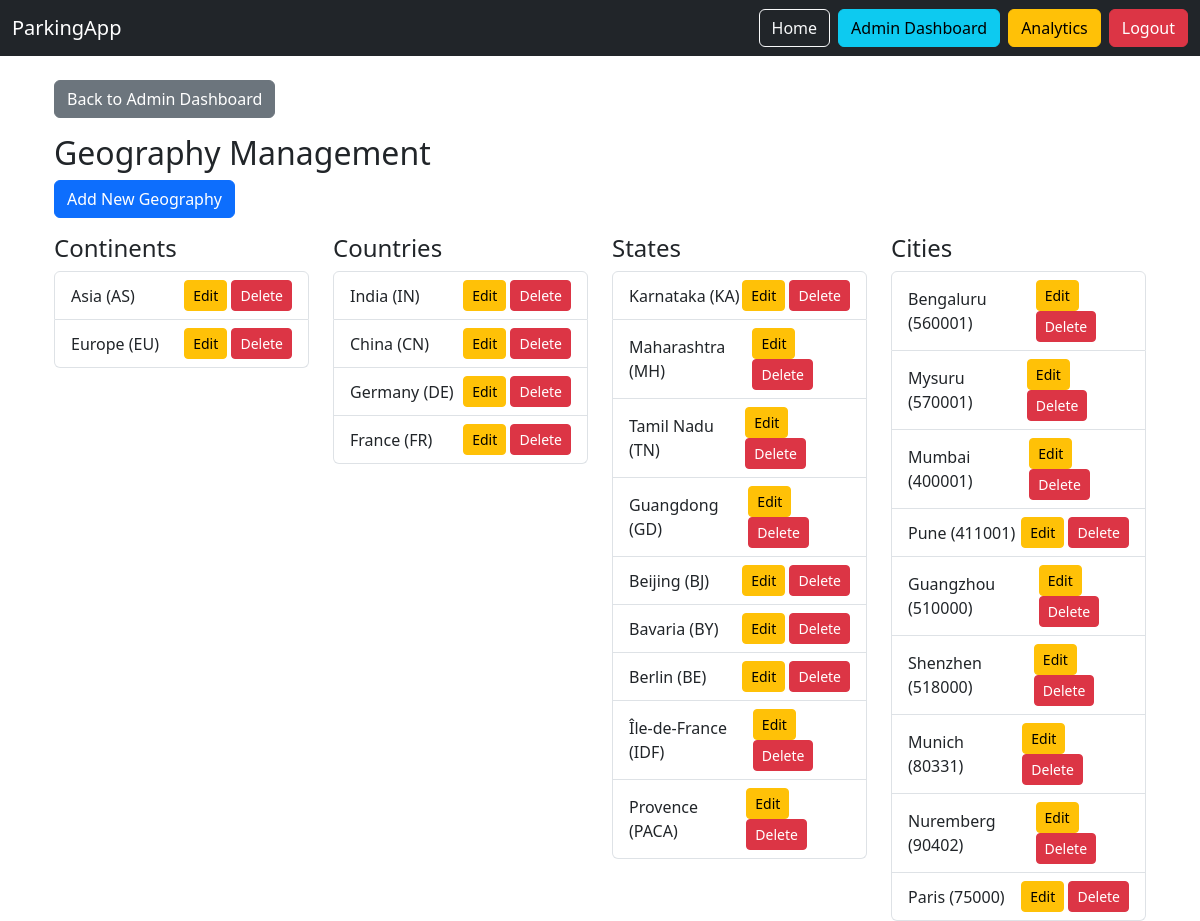
Screenshot of /admin/geography (signed in) with the database file from the repository.
### app/models/geography.py (models this page shows, shortened)
class Continent(BaseModel):
    __tablename__ = "continents"
    name = db.Column(db.String(100), unique=True, nullable=False)
    code = db.Column(db.String(10), unique=True, nullable=False)
    status = db.Column(db.Enum(GeographyStatus), default=GeographyStatus.ACTIVE, nullable=False)
    countries = db.relationship('Country', back_populates='continent', cascade='all, delete-orphan')

class Country(BaseModel):
    __tablename__ = "countries"
    name = db.Column(db.String(100), nullable=False)
    code = db.Column(db.String(3), nullable=False)  # ISO codes like USA, IND
    continent_id = db.Column(db.Integer, db.ForeignKey('continents.id'), nullable=False)
    status = db.Column(db.Enum(GeographyStatus), default=GeographyStatus.ACTIVE, nullable=False)
    continent = db.relationship('Continent', back_populates='countries')
    states = db.relationship('State', back_populates='country', cascade='all, delete-orphan')
    __table_args__ = (
        db.UniqueConstraint('name', 'continent_id', name='unique_country_per_continent'),
        db.UniqueConstraint('code', name='unique_country_code')
    )

class State(BaseModel):
    __tablename__ = "states"
    name = db.Column(db.String(100), nullable=False)
    code = db.Column(db.String(10), nullable=False)  # State code like 'KA' for Karnataka
    country_id = db.Column(db.Integer, db.ForeignKey('countries.id'), nullable=False)
    status = db.Column(db.Enum(GeographyStatus), default=GeographyStatus.ACTIVE, nullable=False)
    country = db.relationship('Country', back_populates='states')
    cities = db.relationship('City', back_populates='state', cascade='all, delete-orphan')
    __table_args__ = (
        db.UniqueConstraint('name', 'country_id', name='unique_state_per_country'),
        db.UniqueConstraint('code', 'country_id', name='unique_state_code_per_country')
    )

class City(BaseModel):
    __tablename__ = "cities"
    name = db.Column(db.String(100), nullable=False)
    state_id = db.Column(db.Integer, db.ForeignKey('states.id'), nullable=False)
    pin_code = db.Column(db.String(20), nullable=True)  # Optional pincode
    status = db.Column(db.Enum(GeographyStatus), default=GeographyStatus.ACTIVE, nullable=False)
    state = db.relationship('State', back_populates='cities')
    parking_lots = db.relationship('ParkingLot', back_populates='city', cascade='all, delete-orphan')  # Connection to parking system
    __table_args__ = (db.UniqueConstraint('name', 'state_id', name='unique_city_per_state'),)

### app/routes/admin.py (the view)
@admin_bp.route('/geography', methods=['GET'])
@require_permission(PermissionType.FULL_SYSTEM_ACCESS.value)
@refresh_db_session
def manage_geography():
    continents = Continent.query.all()
    countries = Country.query.all()
    states = State.query.all()
    cities = City.query.all()
    return render_template('admin/geography/manage.html', continents=continents, countries=countries, states=states, cities=cities)

### app/__init__.py (called while the page is built)
def create_app(config_name = 'default'):
    app = Flask(__name__)
    app.config.from_object(config[config_name])
    db.init_app(app)
    login_manager.init_app(app)
    login_manager.login_view = 'auth.login'
    jwt = JWTManager(app)
    init_database(app)  # Initialize the database with default data
    from app.models.user import User
    @login_manager.user_loader
    def load_user(user_id):
        return User.query.get(int(user_id))
    register_blueprints(app)
    return app

### app/models/user.py (called while the page is built)
    @property
    def is_active(self):
        return self.status == UserStatus.ACTIVE

### app/routes/admin.py (called while the page is built)
def refresh_db_session(func):
    @wraps(func)
    def wrapper(*args, **kwargs):
        db.session.expire_all()  # clears SQLAlchemy cache
        return func(*args, **kwargs)
    return wrapper

### app/templates/admin/geography/manage.html
{% extends 'base.html' %}
{% block content %}
<div class="container mt-4">
  <a href="{{ url_for('admin.admin_dashboard') }}" class="btn btn-secondary mb-3">Back to Admin Dashboard</a>
  <h2>Geography Management</h2>
  <a href="{{ url_for('admin.create_geography') }}" class="btn btn-primary mb-3">Add New Geography</a>
  <div class="row">
    <div class="col-md-3">
      <h4>Continents</h4>
      <ul class="list-group">
        {% for continent in continents %}
        <li class="list-group-item d-flex justify-content-between align-items-center">
          {{ continent.name }} ({{ continent.code }})
          <span>
            <a href="{{ url_for('admin.edit_geography', entity='continent', entity_id=continent.id) }}" class="btn btn-sm btn-warning">Edit</a>
            <form action="{{ url_for('admin.delete_geography', entity='continent', entity_id=continent.id) }}" method="post" style="display:inline;">
              <button type="submit" class="btn btn-sm btn-danger">Delete</button>
            </form>
          </span>
        </li>
        {% endfor %}
      </ul>
    </div>
    <div class="col-md-3">
      <h4>Countries</h4>
      <ul class="list-group">
        {% for country in countries %}
        <li class="list-group-item d-flex justify-content-between align-items-center">
          {{ country.name }} ({{ country.code }})
          <span>
            <a href="{{ url_for('admin.edit_geography', entity='country', entity_id=country.id) }}" class="btn btn-sm btn-warning">Edit</a>
            <form action="{{ url_for('admin.delete_geography', entity='country', entity_id=country.id) }}" method="post" style="display:inline;">
              <button type="submit" class="btn btn-sm btn-danger">Delete</button>
            </form>
          </span>
        </li>
        {% endfor %}
      </ul>
    </div>
    <div class="col-md-3">
      <h4>States</h4>
      <ul class="list-group">
        {% for state in states %}
        <li class="list-group-item d-flex justify-content-between align-items-center">
          {{ state.name }} ({{ state.code }})
          <span>
            <a href="{{ url_for('admin.edit_geography', entity='state', entity_id=state.id) }}" class="btn btn-sm btn-warning">Edit</a>
            <form action="{{ url_for('admin.delete_geography', entity='state', entity_id=state.id) }}" method="post" style="display:inline;">
              <button type="submit" class="btn btn-sm btn-danger">Delete</button>
            </form>
          </span>
        </li>
        {% endfor %}
      </ul>
    </div>
    <div class="col-md-3">
      <h4>Cities</h4>
      <ul class="list-group">
        {% for city in cities %}
        <li class="list-group-item d-flex justify-content-between align-items-center">
          {{ city.name }} ({{ city.pin_code or '' }})
          <span>
            <a href="{{ url_for('admin.edit_geography', entity='city', entity_id=city.id) }}" class="btn btn-sm btn-warning">Edit</a>
            <form action="{{ url_for('admin.delete_geography', entity='city', entity_id=city.id) }}" method="post" style="display:inline;">
              <button type="submit" class="btn btn-sm btn-danger">Delete</button>
            </form>
          </span>
        </li>
        {% endfor %}
      </ul>
    </div>
  </div>
</div>
{% endblock %}

### rows the page displays
Continent: name "Asia", code "AS"
Continent: name "Europe", code "EU"
Country: name "India", code "IN"
Country: name "China", code "CN"
Country: name "Germany", code "DE"
Country: name "France", code "FR"
State: name "Karnataka", code "KA"
State: name "Maharashtra", code "MH"
State: name "Tamil Nadu", code "TN"
State: name "Guangdong", code "GD"
State: name "Beijing", code "BJ"
State: name "Bavaria", code "BY"
State: name "Berlin", code "BE"
State: name "Île-de-France", code "IDF"
State: name "Provence", code "PACA"
City: name "Bengaluru", pin_code "560001"
City: name "Mysuru", pin_code "570001"
City: name "Mumbai", pin_code "400001"
City: name "Pune", pin_code "411001"
City: name "Guangzhou", pin_code "510000"
City: name "Shenzhen", pin_code "518000"
City: name "Munich", pin_code "80331"
City: name "Nuremberg", pin_code "90402"
City: name "Paris", pin_code "75000"
